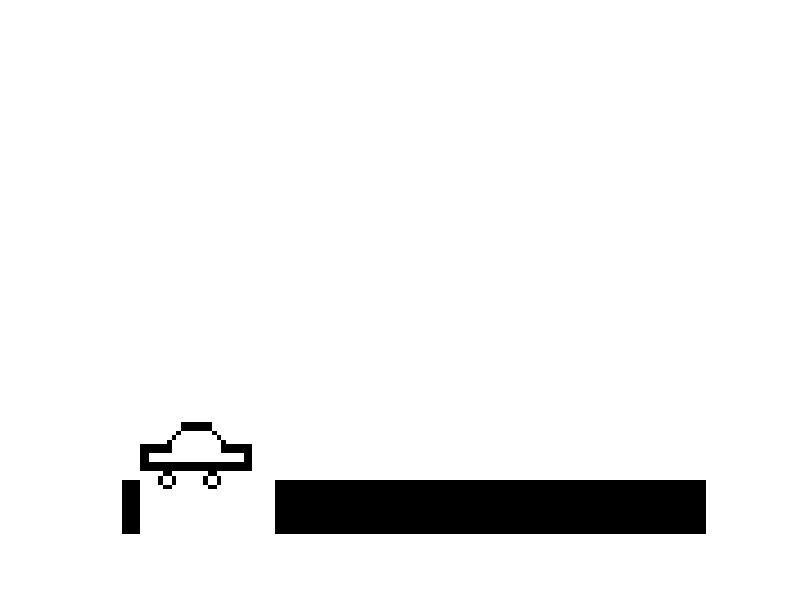

Here is the MATLAB script that generated this plot:
 clc;
 clear;
 clear all;
 
Space=ones(97,130);
 
car1=ones(30,30);
 %'govde'

      y=5
      x=80
car1  (15:1:16 , 1:1:25) = 0; %alt

car1  (11:1:12 , 1:1:7 ) = 0; %üst
car1  (6:1:7   , 10:1:16) = 0;
car1  (11:1:12 ,19:1:25) = 0;
%tekerlek1

car1  (17,6)=0;
car1  (18,5)=0;
car1  (19,5)=0;
car1  (20,6)=0;
car1  (20,7)=0;
car1  (19,8)=0;
car1  (18,8)=0;
car1  (17,7)=0;

%tekerlek2
car1(17,16)=0;
car1(18,15)=0;
car1(19,15)=0;
car1(20,16)=0;
car1(20,17)=0;
car1(19,18)=0;
car1(18,18)=0;
car1(17,17)=0;


for (i= 7:1:10)     
	car1(17-i,i)=0;
end

for(i=7:1:10)
	car1(i,i+9)=0;
end
car1(11:1:15 , 24:1:25)=0;
car1(12:1:15 , 1:1:2)=0;
Space (x:1:x+29 , y:1:y+29) = car1 ;


imshow(Space);  